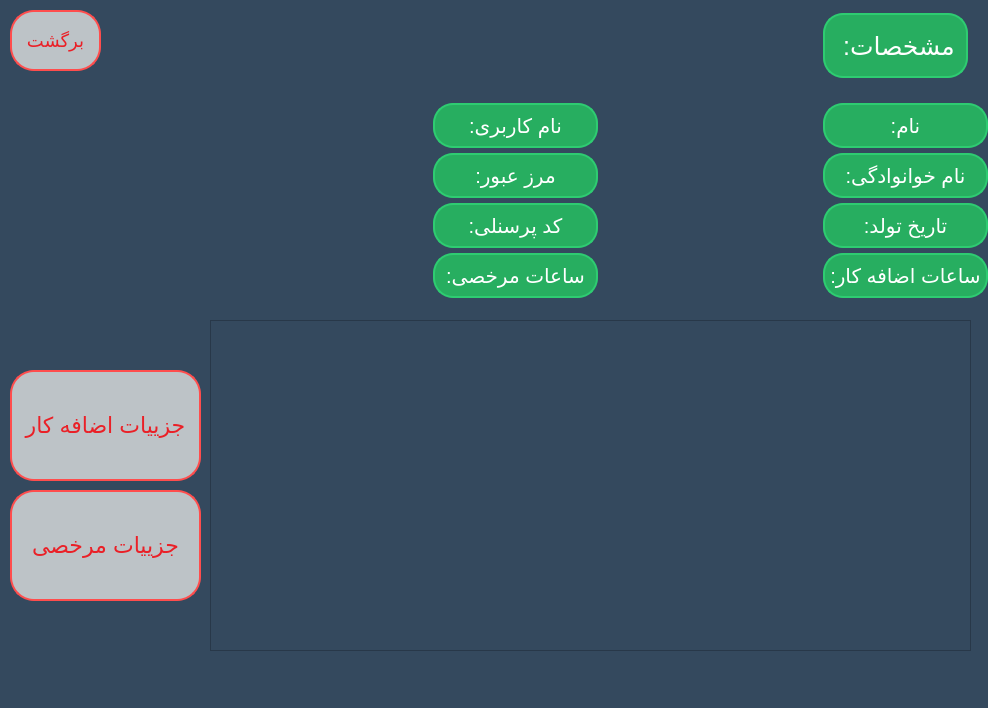
<?xml version="1.0" encoding="UTF-8"?>
<ui version="4.0">
 <class>inf_emp_for_manag</class>
 <widget class="QWidget" name="inf_emp_for_manag">
  <property name="geometry">
   <rect>
    <x>0</x>
    <y>0</y>
    <width>988</width>
    <height>708</height>
   </rect>
  </property>
  <property name="windowTitle">
   <string>Form</string>
  </property>
  <property name="styleSheet">
   <string notr="true">background: #34495e;</string>
  </property>
  <widget class="QPushButton" name="back_menu_pc">
   <property name="geometry">
    <rect>
     <x>10</x>
     <y>10</y>
     <width>91</width>
     <height>61</height>
    </rect>
   </property>
   <property name="cursor">
    <cursorShape>PointingHandCursor</cursorShape>
   </property>
   <property name="styleSheet">
    <string notr="true">border-radius: 24px;

	color:#EA2027; background-color:#bdc3c7; border: 2px solid #ff4d4d;  font-size:18px;</string>
   </property>
   <property name="text">
    <string>برگشت</string>
   </property>
  </widget>
  <widget class="QLabel" name="password_emp">
   <property name="geometry">
    <rect>
     <x>220</x>
     <y>160</y>
     <width>201</width>
     <height>31</height>
    </rect>
   </property>
   <property name="styleSheet">
    <string notr="true">color:black; font-size:18px;</string>
   </property>
   <property name="text">
    <string/>
   </property>
  </widget>
  <widget class="QLabel" name="label_3">
   <property name="geometry">
    <rect>
     <x>820</x>
     <y>150</y>
     <width>171</width>
     <height>51</height>
    </rect>
   </property>
   <property name="styleSheet">
    <string notr="true">	border: 0;
	background: #27ae60;
	display: block;
	margin: 3px 3px;
	text-align: center;
	border: 2px solid #2ecc71;
	outline: none;
	color: white;
	border-radius: 20px;
	font-size:20px;	</string>
   </property>
   <property name="text">
    <string>نام خوانوادگی:</string>
   </property>
   <property name="alignment">
    <set>Qt::AlignCenter</set>
   </property>
  </widget>
  <widget class="QLabel" name="label">
   <property name="geometry">
    <rect>
     <x>820</x>
     <y>10</y>
     <width>151</width>
     <height>71</height>
    </rect>
   </property>
   <property name="layoutDirection">
    <enum>Qt::LeftToRight</enum>
   </property>
   <property name="styleSheet">
    <string notr="true">	border: 0;
	background: #27ae60;
	display: block;
	margin: 3px 3px;
	text-align: center;
	border: 2px solid #2ecc71;
	outline: none;
	color: white;
	border-radius: 20px;
	font-size:25px;	</string>
   </property>
   <property name="text">
    <string>مشخصات: </string>
   </property>
   <property name="alignment">
    <set>Qt::AlignCenter</set>
   </property>
  </widget>
  <widget class="QLabel" name="last_name_emp">
   <property name="geometry">
    <rect>
     <x>620</x>
     <y>160</y>
     <width>191</width>
     <height>31</height>
    </rect>
   </property>
   <property name="styleSheet">
    <string notr="true">color:black; font-size:18px;</string>
   </property>
   <property name="text">
    <string/>
   </property>
  </widget>
  <widget class="QLabel" name="label_2">
   <property name="geometry">
    <rect>
     <x>820</x>
     <y>100</y>
     <width>171</width>
     <height>51</height>
    </rect>
   </property>
   <property name="styleSheet">
    <string notr="true">	border: 0;
		text-align: center;
	background: #27ae60;
	display: block;
	margin: 3px 3px;
	text-align: center;
	border: 2px solid #2ecc71;
	outline: none;
	color: white;
	border-radius: 20px;
	font-size:20px;	
	text-align: center;</string>
   </property>
   <property name="text">
    <string>نام:</string>
   </property>
   <property name="alignment">
    <set>Qt::AlignCenter</set>
   </property>
  </widget>
  <widget class="QLabel" name="label_4">
   <property name="geometry">
    <rect>
     <x>820</x>
     <y>200</y>
     <width>171</width>
     <height>51</height>
    </rect>
   </property>
   <property name="styleSheet">
    <string notr="true">	border: 0;
	background: #27ae60;
	display: block;
	margin: 3px 3px;
	text-align: center;
	border: 2px solid #2ecc71;
	outline: none;
	color: white;
	border-radius: 20px;
	font-size:20px;	</string>
   </property>
   <property name="text">
    <string>تاریخ تولد:</string>
   </property>
   <property name="alignment">
    <set>Qt::AlignCenter</set>
   </property>
  </widget>
  <widget class="QLabel" name="accounts">
   <property name="geometry">
    <rect>
     <x>-11</x>
     <y>29</y>
     <width>9</width>
     <height>38</height>
    </rect>
   </property>
   <property name="styleSheet">
    <string notr="true">color:black; font-size:18px;</string>
   </property>
   <property name="text">
    <string/>
   </property>
   <property name="alignment">
    <set>Qt::AlignLeading|Qt::AlignLeft|Qt::AlignTop</set>
   </property>
  </widget>
  <widget class="QLabel" name="label_6">
   <property name="geometry">
    <rect>
     <x>430</x>
     <y>100</y>
     <width>171</width>
     <height>51</height>
    </rect>
   </property>
   <property name="styleSheet">
    <string notr="true">	border: 0;
	background: #27ae60;
	display: block;
	margin: 3px 3px;
	text-align: center;
	border: 2px solid #2ecc71;
	outline: none;
	color: white;
	border-radius: 20px;
	font-size:20px;	</string>
   </property>
   <property name="text">
    <string>نام کاربری:</string>
   </property>
   <property name="alignment">
    <set>Qt::AlignCenter</set>
   </property>
  </widget>
  <widget class="QLabel" name="label_7">
   <property name="geometry">
    <rect>
     <x>430</x>
     <y>150</y>
     <width>171</width>
     <height>51</height>
    </rect>
   </property>
   <property name="styleSheet">
    <string notr="true">	border: 0;
	background: #27ae60;
	display: block;
	margin: 3px 3px;
	text-align: center;
	border: 2px solid #2ecc71;
	outline: none;
	color: white;
	border-radius: 20px;
	font-size:20px;	</string>
   </property>
   <property name="text">
    <string>مرز عبور:</string>
   </property>
   <property name="alignment">
    <set>Qt::AlignCenter</set>
   </property>
  </widget>
  <widget class="QLabel" name="birth_day_emp">
   <property name="geometry">
    <rect>
     <x>620</x>
     <y>210</y>
     <width>191</width>
     <height>31</height>
    </rect>
   </property>
   <property name="styleSheet">
    <string notr="true">color:black; font-size:18px;</string>
   </property>
   <property name="text">
    <string/>
   </property>
  </widget>
  <widget class="QLabel" name="name_emp">
   <property name="geometry">
    <rect>
     <x>620</x>
     <y>110</y>
     <width>191</width>
     <height>31</height>
    </rect>
   </property>
   <property name="styleSheet">
    <string notr="true">color:black; font-size:18px;</string>
   </property>
   <property name="text">
    <string/>
   </property>
  </widget>
  <widget class="QLabel" name="username_emp">
   <property name="geometry">
    <rect>
     <x>220</x>
     <y>110</y>
     <width>201</width>
     <height>31</height>
    </rect>
   </property>
   <property name="styleSheet">
    <string notr="true">color:black; font-size:18px;</string>
   </property>
   <property name="text">
    <string/>
   </property>
  </widget>
  <widget class="QLabel" name="label_8">
   <property name="geometry">
    <rect>
     <x>430</x>
     <y>200</y>
     <width>171</width>
     <height>51</height>
    </rect>
   </property>
   <property name="styleSheet">
    <string notr="true">	border: 0;
		text-align: center;
	background: #27ae60;
	display: block;
	margin: 3px 3px;
	text-align: center;
	border: 2px solid #2ecc71;
	outline: none;
	color: white;
	border-radius: 20px;
	font-size:20px;	
	text-align: center;</string>
   </property>
   <property name="text">
    <string>کد پرسنلی:</string>
   </property>
   <property name="alignment">
    <set>Qt::AlignCenter</set>
   </property>
  </widget>
  <widget class="QLabel" name="p_cod">
   <property name="geometry">
    <rect>
     <x>220</x>
     <y>210</y>
     <width>201</width>
     <height>31</height>
    </rect>
   </property>
   <property name="styleSheet">
    <string notr="true">color:black; font-size:18px;</string>
   </property>
   <property name="text">
    <string/>
   </property>
  </widget>
  <widget class="QLabel" name="label_9">
   <property name="geometry">
    <rect>
     <x>820</x>
     <y>250</y>
     <width>171</width>
     <height>51</height>
    </rect>
   </property>
   <property name="styleSheet">
    <string notr="true">	border: 0;
		text-align: center;
	background: #27ae60;
	display: block;
	margin: 3px 3px;
	text-align: center;
	border: 2px solid #2ecc71;
	outline: none;
	color: white;
	border-radius: 20px;
	font-size:20px;	
	text-align: center;</string>
   </property>
   <property name="text">
    <string>ساعات اضافه کار:</string>
   </property>
   <property name="alignment">
    <set>Qt::AlignCenter</set>
   </property>
  </widget>
  <widget class="QLabel" name="over">
   <property name="geometry">
    <rect>
     <x>620</x>
     <y>260</y>
     <width>191</width>
     <height>31</height>
    </rect>
   </property>
   <property name="styleSheet">
    <string notr="true">color:black; font-size:18px;</string>
   </property>
   <property name="text">
    <string/>
   </property>
  </widget>
  <widget class="QLabel" name="label_10">
   <property name="geometry">
    <rect>
     <x>430</x>
     <y>250</y>
     <width>171</width>
     <height>51</height>
    </rect>
   </property>
   <property name="styleSheet">
    <string notr="true">	border: 0;
		text-align: center;
	background: #27ae60;
	display: block;
	margin: 3px 3px;
	text-align: center;
	border: 2px solid #2ecc71;
	outline: none;
	color: white;
	border-radius: 20px;
	font-size:20px;	
	text-align: center;</string>
   </property>
   <property name="text">
    <string>ساعات مرخصی:</string>
   </property>
   <property name="alignment">
    <set>Qt::AlignCenter</set>
   </property>
  </widget>
  <widget class="QLabel" name="vacat">
   <property name="geometry">
    <rect>
     <x>220</x>
     <y>260</y>
     <width>201</width>
     <height>31</height>
    </rect>
   </property>
   <property name="styleSheet">
    <string notr="true">color:black; font-size:18px;</string>
   </property>
   <property name="text">
    <string/>
   </property>
  </widget>
  <widget class="QScrollArea" name="scrollArea">
   <property name="geometry">
    <rect>
     <x>210</x>
     <y>320</y>
     <width>761</width>
     <height>331</height>
    </rect>
   </property>
   <property name="widgetResizable">
    <bool>true</bool>
   </property>
   <widget class="QWidget" name="scrollAreaWidgetContents">
    <property name="geometry">
     <rect>
      <x>0</x>
      <y>0</y>
      <width>759</width>
      <height>329</height>
     </rect>
    </property>
    <layout class="QFormLayout" name="formLayout">
     <item row="0" column="0">
      <widget class="QLabel" name="inf">
       <property name="styleSheet">
        <string notr="true">color:black; font-size:18px;</string>
       </property>
       <property name="text">
        <string/>
       </property>
       <property name="alignment">
        <set>Qt::AlignLeading|Qt::AlignLeft|Qt::AlignTop</set>
       </property>
      </widget>
     </item>
    </layout>
   </widget>
  </widget>
  <widget class="QPushButton" name="overtime">
   <property name="geometry">
    <rect>
     <x>10</x>
     <y>370</y>
     <width>191</width>
     <height>111</height>
    </rect>
   </property>
   <property name="cursor">
    <cursorShape>PointingHandCursor</cursorShape>
   </property>
   <property name="styleSheet">
    <string notr="true">border-radius: 24px;

	color:#EA2027; background-color:#bdc3c7; border: 2px solid #ff4d4d;  font-size:22px;</string>
   </property>
   <property name="text">
    <string>جزییات اضافه کار</string>
   </property>
  </widget>
  <widget class="QPushButton" name="vacation">
   <property name="geometry">
    <rect>
     <x>10</x>
     <y>490</y>
     <width>191</width>
     <height>111</height>
    </rect>
   </property>
   <property name="cursor">
    <cursorShape>PointingHandCursor</cursorShape>
   </property>
   <property name="styleSheet">
    <string notr="true">border-radius: 24px;

	color:#EA2027; background-color:#bdc3c7; border: 2px solid #ff4d4d;  font-size:22px;</string>
   </property>
   <property name="text">
    <string>جزییات مرخصی</string>
   </property>
  </widget>
  <widget class="QLabel" name="lbl_ind">
   <property name="geometry">
    <rect>
     <x>10</x>
     <y>690</y>
     <width>16</width>
     <height>16</height>
    </rect>
   </property>
   <property name="text">
    <string/>
   </property>
  </widget>
 </widget>
 <resources/>
 <connections/>
</ui>
